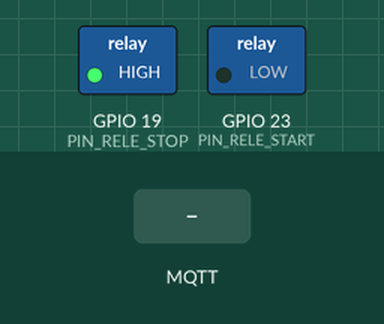
The sketch below on a simulated ESP32. Shown: switched loads named in the sketch (green lamp = pin HIGH). Inputs (shaded band) come from the test bench. WiFi joins after 1.5 s; servers stay silent unless stated; no MQTT or app messages arrive unless stated; what the sketch prints to the serial monitor is not drawn.

Above: at 2.7 s.
2.8 s: MQTT message "1" arrives on the first subscribed topic
At 5.4 s:
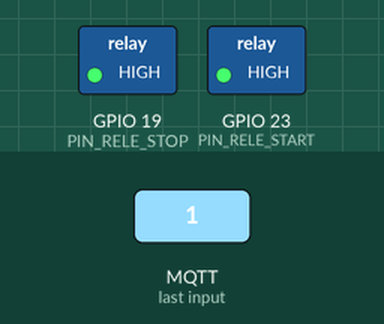
5.8 s: MQTT message "0" arrives on the second subscribed topic
At 6.3 s:
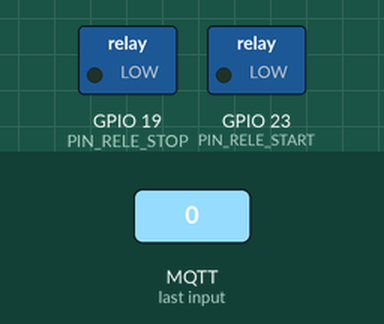
Timing chart, 0 to 8.8 s (numbered marks = the images above; inputs shaded):
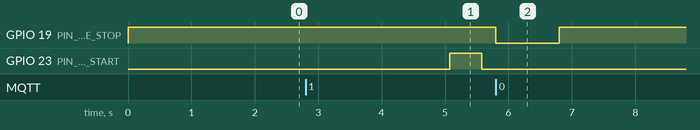

Measured:
- after the input at 2.8 s, GPIO 23 (PIN_RELE_START): LOW → HIGH after 2.3 s, → LOW 0.50 s later
- after the input at 5.8 s, GPIO 19 (PIN_RELE_STOP): HIGH → LOW at once, → HIGH 1.0 s later

The sketch:

motor_control.ino
```cpp
/*
 * Control de Motor Trifásico con ESP32
 * Relés para control de encendido/apagado vía MQTT
 *
 * PIN 23: Relé START - Normalmente Abierto (pulso para encender)
 * PIN 19: Relé STOP - Normalmente Cerrado (energizado por defecto, desenergiza para apagar)
 */

#include <WiFi.h>
#include <WiFiClientSecure.h>
#include <PubSubClient.h>

// ===== CONFIGURACIÓN WIFI =====
const char* ssid = "univalle";
const char* password = "Univalle";

// ===== CONFIGURACIÓN MQTT =====
const char* mqtt_server = "087ff76994dc4fd4b47546d2309632e3.s1.eu.hivemq.cloud";
const int mqtt_port = 8883;
const char* mqtt_user = "motor_moni";
const char* mqtt_password = "motor1234L";
const char* mqtt_client_id = "ESP32_Motor_Control";

// Topics MQTT
const char* topic_start = "motor/control/start";
const char* topic_stop = "motor/control/stop";

// ===== CONFIGURACIÓN DE PINES =====
const int PIN_RELE_START = 23;  // Relé START (NO - pulso)
const int PIN_RELE_STOP = 19;   // Relé STOP (NC - energizado normalmente)

// ===== VARIABLES GLOBALES =====
WiFiClientSecure espClient;
PubSubClient client(espClient);

unsigned long lastReconnectAttempt = 0;
bool motorRunning = false;

// ===== FUNCIÓN: SETUP INICIAL =====
void setup() {
  Serial.begin(115200);
  Serial.println("\n\n🚀 Iniciando ESP32 - Control de Motor");

  // Configurar pines
  pinMode(PIN_RELE_START, OUTPUT);
  pinMode(PIN_RELE_STOP, OUTPUT);

  // Estado inicial de los relés
  digitalWrite(PIN_RELE_START, LOW);   // START apagado (NO)
  digitalWrite(PIN_RELE_STOP, HIGH);   // STOP energizado (NC - motor puede arrancar)

  Serial.println("✅ Pines configurados:");
  Serial.println("   - PIN 23 (START): Normalmente Abierto (LOW)");
  Serial.println("   - PIN 19 (STOP): Energizado (HIGH) - Motor habilitado");

  // Conectar WiFi
  setup_wifi();

  // Configurar TLS (sin verificación de certificado)
  espClient.setInsecure();

  // Configurar MQTT
  client.setServer(mqtt_server, mqtt_port);
  client.setCallback(mqtt_callback);

  Serial.println("✅ Configuración completa (TLS habilitado)\n");
}

// ===== FUNCIÓN: CONECTAR WIFI =====
void setup_wifi() {
  delay(10);
  Serial.println("\n🌐 Conectando a WiFi...");
  Serial.print("   Red: ");
  Serial.println(ssid);

  WiFi.mode(WIFI_STA);
  WiFi.begin(ssid, password);

  int attempts = 0;
  while (WiFi.status() != WL_CONNECTED && attempts < 30) {
    delay(500);
    Serial.print(".");
    attempts++;
  }

  if (WiFi.status() == WL_CONNECTED) {
    Serial.println("\n✅ WiFi conectado!");
    Serial.print("   IP: ");
    Serial.println(WiFi.localIP());
    Serial.print("   Señal: ");
    Serial.print(WiFi.RSSI());
    Serial.println(" dBm");
  } else {
    Serial.println("\n❌ Error: No se pudo conectar a WiFi");
    Serial.println("   Reiniciando en 5 segundos...");
    delay(5000);
    ESP.restart();
  }
}

// ===== FUNCIÓN: RECONECTAR MQTT =====
boolean reconnect() {
  if (client.connect(mqtt_client_id, mqtt_user, mqtt_password)) {
    Serial.println("✅ MQTT conectado!");

    // Suscribirse a topics de control
    client.subscribe(topic_start);
    client.subscribe(topic_stop);

    Serial.println("📥 Suscrito a topics:");
    Serial.print("   - ");
    Serial.println(topic_start);
    Serial.print("   - ");
    Serial.println(topic_stop);

    return true;
  }
  return false;
}

// ===== FUNCIÓN: CALLBACK MQTT =====
void mqtt_callback(char* topic, byte* payload, unsigned int length) {
  // Convertir payload a string
  String message = "";
  for (int i = 0; i < length; i++) {
    message += (char)payload[i];
  }

  Serial.print("\n📨 Mensaje recibido [");
  Serial.print(topic);
  Serial.print("]: ");
  Serial.println(message);

  // Procesar comando START
  if (strcmp(topic, topic_start) == 0) {
    if (message == "1") {
      encenderMotor();
    }
  }

  // Procesar comando STOP
  else if (strcmp(topic, topic_stop) == 0) {
    if (message == "0") {
      apagarMotor();
    }
  }
}

// ===== FUNCIÓN: ENCENDER MOTOR =====
void encenderMotor() {
  Serial.println("\n▶️ ENCENDIENDO MOTOR...");

  // Pulso en relé START (simula presionar botón)
  digitalWrite(PIN_RELE_START, HIGH);
  Serial.println("   ⚡ Relé START activado");
  delay(500);  // Pulso de 500ms
  digitalWrite(PIN_RELE_START, LOW);
  Serial.println("   ⚡ Relé START desactivado");

  motorRunning = true;
  Serial.println("✅ Motor encendido");
}

// ===== FUNCIÓN: APAGAR MOTOR =====
void apagarMotor() {
  Serial.println("\n🛑 APAGANDO MOTOR...");

  // Desenergizar relé STOP (abre el circuito NC)
  digitalWrite(PIN_RELE_STOP, LOW);
  Serial.println("   ⚡ Relé STOP desenergizado");
  delay(1000);  // Mantener desenergizado 1 segundo

  // Volver a energizar (restablecer estado normal)
  digitalWrite(PIN_RELE_STOP, HIGH);
  Serial.println("   ⚡ Relé STOP energizado (restaurado)");

  motorRunning = false;
  Serial.println("✅ Motor apagado");
}

// ===== LOOP PRINCIPAL =====
void loop() {
  // Mantener conexión MQTT
  if (!client.connected()) {
    unsigned long now = millis();
    if (now - lastReconnectAttempt > 5000) {
      lastReconnectAttempt = now;
      Serial.println("\n🔄 Reconectando MQTT...");
      if (reconnect()) {
        lastReconnectAttempt = 0;
      } else {
        Serial.print("❌ Falló reconexión MQTT. Estado: ");
        Serial.println(client.state());
      }
    }
  } else {
    client.loop();
  }

  // Mantener conexión WiFi
  if (WiFi.status() != WL_CONNECTED) {
    Serial.println("\n⚠️ WiFi desconectado. Reconectando...");
    setup_wifi();
  }

  delay(10);
}
```
